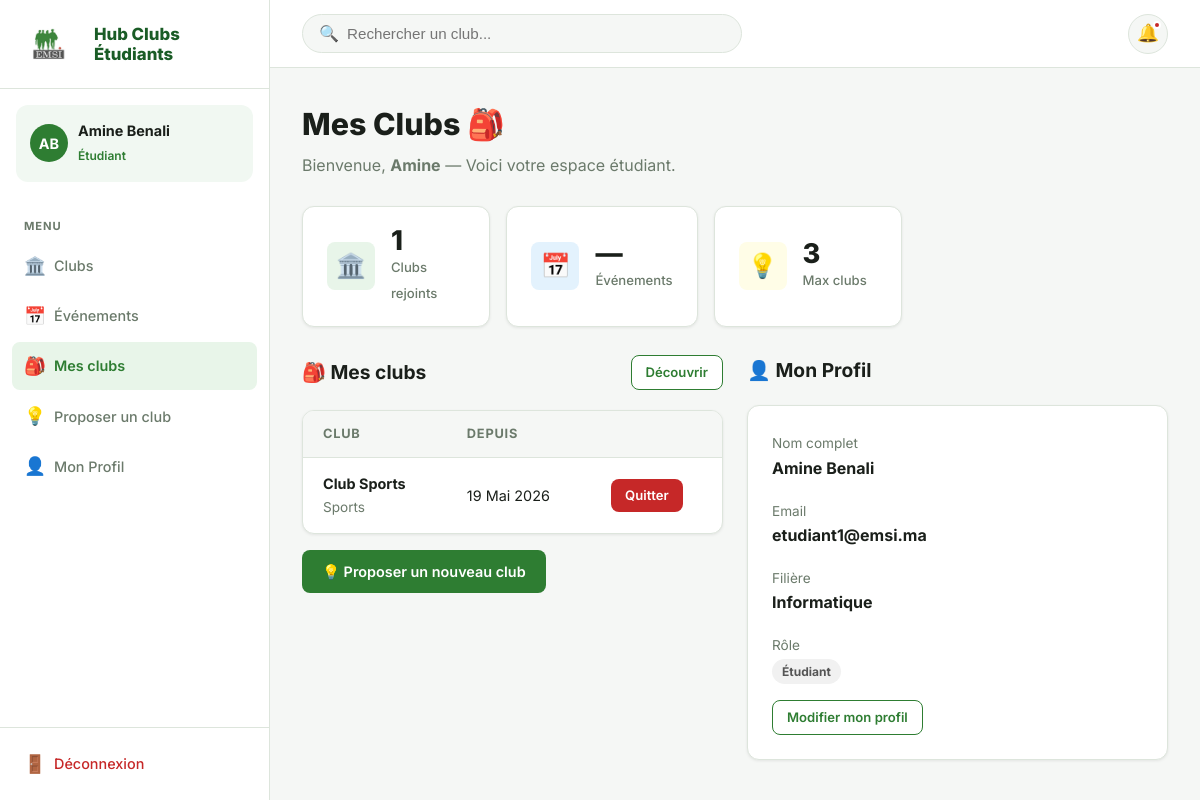
Screenshot of /student/ (signed in) with the database file from the repository.
### clubs/models.py (models this page shows, shortened)
class User(AbstractUser):
    class Role(models.TextChoices):
        STUDENT = "student", "Etudiant"
        CLUB_MANAGER = "club_manager", "Responsable de club"
        ADMINISTRATION = "administration", "Administration"
    role = models.CharField(max_length=20, choices=Role.choices, default=Role.STUDENT)
    filiere = models.CharField(max_length=100, blank=True, null=True, verbose_name="Filière")

class ClubMembership(models.Model):
    user = models.ForeignKey(User, on_delete=models.CASCADE, related_name="club_memberships")
    club = models.ForeignKey(Club, on_delete=models.CASCADE, related_name="memberships")
    joined_at = models.DateTimeField(auto_now_add=True)
    class Meta:
        unique_together = ("user", "club")

class Club(models.Model):
    class Category(models.TextChoices):
        MUSIQUE = "Musique", "Musique"
        TECH = "Tech & Innovation", "Tech & Innovation"
        SPORTS = "Sports", "Sports"
        ARTS = "Arts", "Arts"
        AUTRE = "Autre", "Autre"
    name = models.CharField(max_length=120, unique=True)
    description = models.TextField()
    category = models.CharField(max_length=50, choices=Category.choices, default=Category.AUTRE)
    logo = models.ImageField(upload_to="club_logos/", blank=True, null=True)
    manager = models.OneToOneField(
        User,
        on_delete=models.CASCADE,
        related_name="managed_club",
        limit_choices_to={"role": User.Role.CLUB_MANAGER},
    )
    created_at = models.DateTimeField(auto_now_add=True)

### clubs/views.py (the view)
# urls.py: path("student/", student_dashboard, name="student_dashboard"),
@login_required
def student_dashboard(request):
    if not _require_role(request, [User.Role.STUDENT]):
        return redirect("dashboard")
    memberships = ClubMembership.objects.filter(user=request.user).select_related("club")
    return render(request, "clubs/student_dashboard.html", {"memberships": memberships})

### clubs/context_processors.py (called while the page is built, shortened)
def manager_pending_requests(request):
    if not request.user.is_authenticated or request.user.role != User.Role.CLUB_MANAGER:
        return {"manager_pending_requests_count": 0}

### clubs/views.py (called while the page is built)
def _require_role(request, allowed_roles):
    if request.user.role not in allowed_roles:
        messages.error(request, "Acces refuse pour votre role.")
        return False
    return True

### templates/clubs/student_dashboard.html (shortened to what this page needs)
{% extends "clubs/base.html" %}
{% block content %}
<div class="page-header">
  <h1>Mes Clubs 🎒</h1>
  <p>Bienvenue, <strong>{{ user.first_name }}</strong> — Voici votre espace étudiant.</p>
</div>
<div class="stats-grid" style="grid-template-columns: repeat(3,1fr); max-width:600px; margin-bottom:28px;">
  <div class="stat-card">
    <div class="stat-icon green">🏛️</div>
    <div class="stat-info"><strong>{{ memberships|length }}</strong><span>Clubs rejoints</span></div>
  </div>
  <div class="stat-card">
    <div class="stat-icon blue">📅</div>
    <div class="stat-info"><strong>—</strong><span>Événements</span></div>
  </div>
  <div class="stat-card">
    <div class="stat-icon yellow">💡</div>
    <div class="stat-info"><strong>3</strong><span>Max clubs</span></div>
  </div>
</div>
<div class="two-col" style="gap:24px; align-items:start;">
  <div>
    <div class="section-header">
      <h2>🎒 Mes clubs</h2>
      <a href="{% url 'club_list' %}" class="btn btn-outline btn-sm">Découvrir</a>
    </div>
    <div class="table-wrap">
      <table>
        <thead><tr><th>Club</th><th>Depuis</th><th></th></tr></thead>
        <tbody>
          {% for m in memberships %}
          <tr>
            <td><strong>{{ m.club.name }}</strong>
                <br><span class="text-sm text-muted">{{ m.club.category }}</span></td>
            <td>{{ m.joined_at|date:"d M Y" }}</td>
            <td>
              <a href="{% url 'leave_club' m.club.id %}"
                 class="btn btn-danger btn-sm"
                 onclick="return confirm('Quitter {{ m.club.name }} ?')">Quitter</a>
            </td>
          </tr>
          {% endfor %}
        </tbody>
      </table>
    </div>
    <div class="mt-16">
      <a href="{% url 'create_club_request' %}" class="btn btn-primary">
        💡 Proposer un nouveau club
      </a>
    </div>
  </div>
  <div>
    <div class="section-header"><h2>👤 Mon Profil</h2></div>
    <div class="card" style="padding:24px;">
      <p class="mb-16"><span class="text-muted text-sm">Nom complet</span><br>
         <strong>{{ user.first_name }} {{ user.last_name }}</strong></p>
      <p class="mb-16"><span class="text-muted text-sm">Email</span><br>
         <strong>{{ user.email }}</strong></p>
      <p class="mb-16"><span class="text-muted text-sm">Filière</span><br>
         <strong>{{ user.filiere|default:"Non renseignée" }}</strong></p>
      <p class="mb-16"><span class="text-muted text-sm">Rôle</span><br>
         <span class="badge badge-grey">Étudiant</span></p>
      <a href="{% url 'profile' %}" class="btn btn-outline btn-sm">Modifier mon profil</a>
    </div>
  </div>
</div>
{% endblock %}

### templates/clubs/base.html (shortened to what this page needs)
{% load static %}
<!DOCTYPE html>
<html lang="fr">
<head>
  <link rel="stylesheet" href="{% static 'css/style.css' %}?v=11">
</head>
<body>
<div class="app-layout">
  <aside class="sidebar" id="sidebar">
    <div class="sidebar-brand">
      <img src="{% static 'img/emsi_logo.png' %}" alt="EMSI" style="height:48px; width:auto; object-fit:contain;">
      <div class="brand-name" style="margin-left:10px;">
        <strong style="font-size:1.05rem; font-weight:800; line-height:1.2; color:var(--green-dark);">Hub Clubs<br>Étudiants</strong>
      </div>
    </div>
    {% if user.is_authenticated %}
    <div class="sidebar-user">
      <div class="user-avatar">{{ user.first_name|first|upper }}{{ user.last_name|first|upper }}</div>
      <div class="user-info">
        <strong>{{ user.first_name }} {{ user.last_name }}</strong>
        <span>{% if user.role == 'administration' %}Administrateur{% elif user.role == 'club_manager' %}Responsable{% else %}Étudiant{% endif %}</span>
      </div>
    </div>
    <nav class="sidebar-nav">
      {% if user.role == 'administration' %}
        <div class="nav-section-title">Menu</div>
        <a href="{% url 'admin_dashboard' %}" class="nav-link {% if request.resolver_match.url_name == 'admin_dashboard' %}active{% endif %}">
          <span class="nav-icon">📊</span> Dashboard
        </a>
        <a href="{% url 'club_list' %}" class="nav-link {% if request.resolver_match.url_name == 'club_list' %}active{% endif %}">
          <span class="nav-icon">🏛️</span> Clubs
        </a>
        <a href="{% url 'admin_events' %}" class="nav-link {% if request.resolver_match.url_name == 'admin_events' %}active{% endif %}">
          <span class="nav-icon">📅</span> Événements
        </a>
      {% else %}
        <div class="nav-section-title">Menu</div>
        <a href="{% url 'club_list' %}" class="nav-link {% if request.resolver_match.url_name == 'club_list' %}active{% endif %}">
          <span class="nav-icon">🏛️</span> Clubs
        </a>
        <a href="{% url 'club_events' %}" class="nav-link {% if request.resolver_match.url_name == 'club_events' %}active{% endif %}">
          <span class="nav-icon">📅</span> Événements
        </a>
        <a href="{% url 'student_dashboard' %}" class="nav-link {% if request.resolver_match.url_name == 'student_dashboard' %}active{% endif %}">
          <span class="nav-icon">🎒</span> Mes clubs
        </a>
        <a href="{% url 'create_club_request' %}" class="nav-link {% if request.resolver_match.url_name == 'create_club_request' %}active{% endif %}">
          <span class="nav-icon">💡</span> Proposer un club
        </a>
        <a href="{% url 'profile' %}" class="nav-link {% if request.resolver_match.url_name == 'profile' %}active{% endif %}">
          <span class="nav-icon">👤</span> Mon Profil
        </a>
      {% endif %}
    </nav>
    {% endif %}
    <div class="sidebar-footer">
      {% if user.is_authenticated %}
        <a href="{% url 'logout' %}" class="nav-link logout">
          <span class="nav-icon">🚪</span> Déconnexion
        </a>
      {% endif %}
    </div>
  </aside>
  <div class="main-wrap">
    <header class="topbar">
      <form action="{% url 'club_list' %}" method="GET" class="topbar-search">
        <span class="icon">🔍</span>
        <input type="text" name="q" placeholder="Rechercher un club..." value="{{ request.GET.q|default:'' }}">
      </form>
      <div class="topbar-right">
        <button class="notif-btn" title="Notifications">🔔<span class="notif-dot"></span></button>
      </div>
    </header>
    <div class="content fade-in">
      {% block content %}{% endblock %}
    </div>
  </div>
</div>
</body>
</html>

### rows the page displays
User: first_name|first "A", last_name|first "B", first_name "Amine", last_name "Benali", email "etudiant1@emsi.ma", filiere "Informatique"
ClubMembership: club.name "Club Sports", club.category "Sports", joined_at "19 Mai 2026"

### other values shown
{{ memberships|length }} "1"
